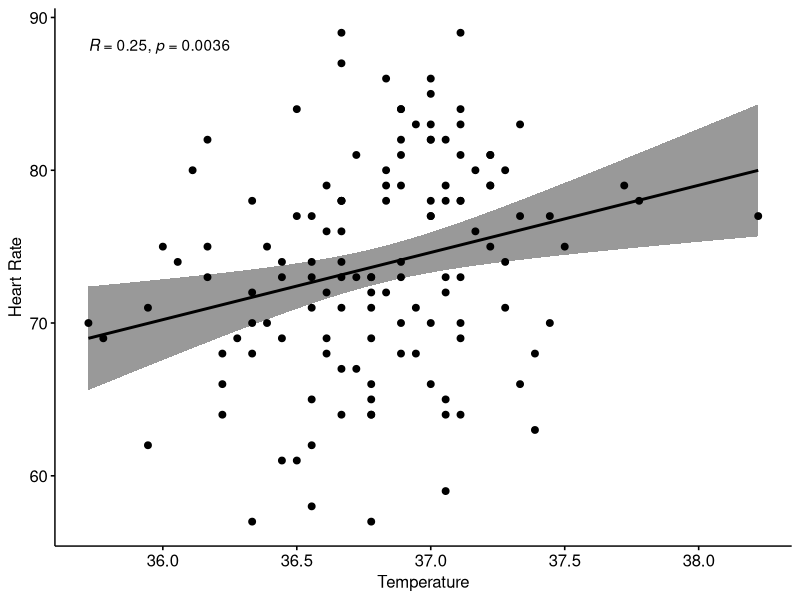

This chart was generated by the following R code:
## ---- chunk 1
library(ggpubr)
library(haven)
## ---- chunk 2
temprate <- read_sav("../data/temprate.sav")
head(temprate)
## ---- chunk 3
cor.test(temprate$temp, temprate$hrtrate, method = "pearson")
## ---- chunk 4
ggscatter(
  data = temprate,
  x = "temp",
  y = "hrtrate",
  add = "reg.line",
  conf.int = TRUE,
  cor.coef = TRUE,
  cor.method = "pearson",
  xlab = "Temperature",
  ylab = "Heart Rate"
)
